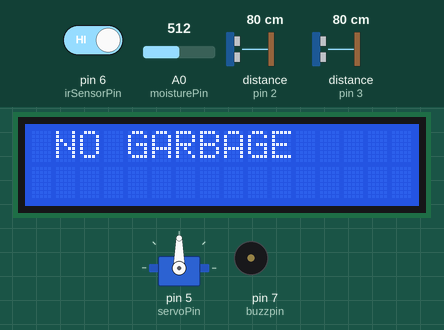
This sketch was run on a simulated Arduino Uno, built with avr-gcc and run on an emulated ATmega328P. Parts: servo, 16×2 character LCD, buzzer (waves = sounding, pin HIGH). The test bench sets the inputs (shaded band); at power-on: distance to the obstacle (sensors on pin 2, pin 3) 80 cm, pin 6 (irSensorPin) HIGH, A0 (moisturePin) = 512. The echo pulse lasts 58.3 µs per cm; what the sketch prints to the serial monitor is not drawn.

Above: at 6.6 s.
6.7 s: distance to the obstacle (sensor on pin 2) set to 7 cm
9.5 s: distance to the obstacle (sensor on pin 2) set to 4 cm
At 12.9 s:
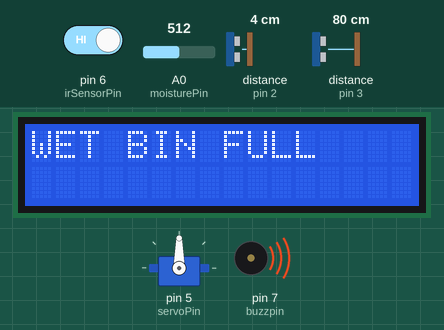
14.6 s: pin 6 (irSensorPin) driven LOW
At 18.8 s:
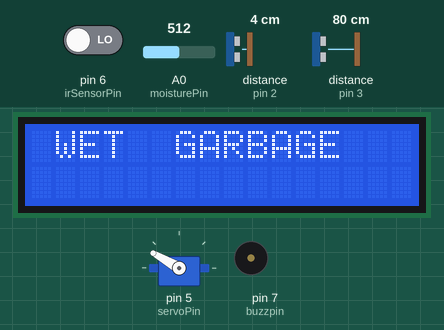
20.5 s: distance to the obstacle (sensor on pin 3) set to 7 cm
22.9 s: distance to the obstacle (sensor on pin 3) set to 4 cm
At 25.9 s:
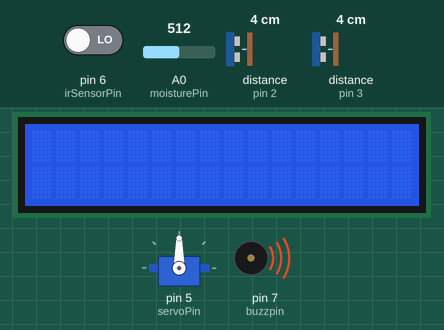
28.8 s: A0 (moisturePin) set to 783
34.7 s: A0 (moisturePin) set to 808
At 41.0 s:
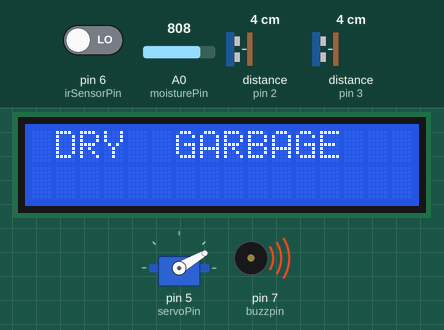
Timing chart, 0 to 41.6 s (numbered marks = the images above; inputs shaded):
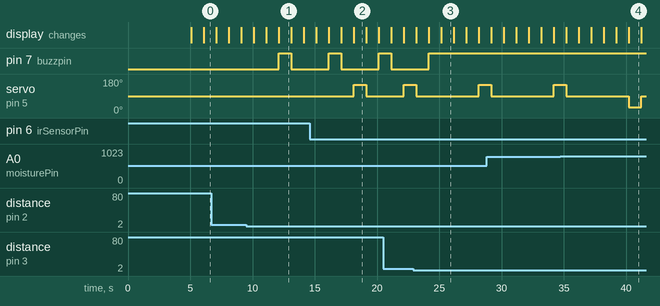

Measured:
- the behaviour switches between 6 and 5 cm on distance to the obstacle (sensor on pin 2) (found by bisection; images 0 and 1)
- the behaviour switches between 6 and 5 cm on distance to the obstacle (sensor on pin 3) (found by bisection; images 2 and 3)
- the behaviour switches between 799 and 800 on A0 (moisturePin) (found by bisection; images 3 and 4)
- after the input at 9.5 s, pin 7 (buzzpin): LOW → HIGH after 2.6 s, → LOW 1.0 s later; the display: first differs from a run without the input after 2.6 s (image 1)
- after the input at 14.6 s, servo on pin 5 (servoPin): 90° → 150° after 3.5 s, → 90° 1.0 s later; the display: first differs from a run without the input after 3.5 s (image 2)
- after the input at 22.9 s, pin 7 (buzzpin): goes on until 24.2 s, then stays HIGH
- after the input at 34.7 s, the display: first differs from a run without the input after 5.5 s (image 4)

The sketch:

code.ino
```cpp
#include <Servo.h>
#include <LiquidCrystal.h>
#include <Ultrasonic.h>

LiquidCrystal lcd(8,9,10,11,12,13);//RS,EN,D4,D5,D6,D7
int moisturePin = A0;     // moisture sensor pin
int irSensorPin = 6;     // IR sensor pin
int servoPin = 5;       // servo motor pin
int buzzpin = 7;       // buzzer pin

Ultrasonic ultrasonic1(1, 2);  //1 trigPin, 2 echoPin ultarsonic wet bin
Ultrasonic ultrasonic2(4, 3); //3 trigopin, 4 echopin ultarsoinc dry bin

Servo myServo;

void setup()
{
  Serial.begin(9600);

  myServo.attach(servoPin, 600, 2300); // (pin, min, max)
  myServo.write(90);

  pinMode(moisturePin, INPUT);  //Moisture sensor Analog input
  pinMode(irSensorPin, INPUT); // IR sensor Digital input

  pinMode(buzzpin, OUTPUT); // buzzer output pin


  lcd.begin(16,2); //initializing LCD
  lcd.setCursor(0,0);
  lcd.print("Automatic Waste");
  lcd.setCursor(0,1);
  lcd.print("Segregation sys");
  delay(5000);
  lcd.clear();

}

void loop() {
  int moistureValue = analogRead(moisturePin);  // read moisture sensor value
  int irValue = digitalRead(irSensorPin);  // read IR sensor value

  if (moistureValue < 800 && irValue == LOW ) {  // if the waste is wet
  delay(1000);                // wait for 1 seconds
    lcd.setCursor(0,0);
    lcd.print(" WET  GARBAGE");       //lcd indicates the garbage is wet
    Serial.println("WET  GARBAGE");
    myServo.write(150);                // rotate servo to one side for wet waste
  delay(1000);                      // wait for 1 seconds
    myServo.write(90);               //Servomoto initial position
    lcd.clear();
}

  else if (irValue == LOW) {  // if the waste is dry
  delay(1000);                // wait for 1 seconds
    lcd.setCursor(0,0);
    lcd.print(" DRY  GARBAGE");      //lcd indicates the garbage is dry
    Serial.println("DRY  GARBAGE");
    myServo.write(30);                // rotate servo to the other side for dry waste
    delay(1000);                     // wait for 1 seconds
    myServo.write(90);              //Servomoto initial position
    lcd.clear();

  }
  else{                             // if the no waste present
  delay(1000);                      // wait for 1 seconds
    lcd.setCursor(0,0);
    lcd.print(" NO GARBAGE ");       //lcd indicates the no garbage
    Serial.print("NO GARBAGE");
    myServo.write(90);             //Servomoto initial position
  delay(1000);
    lcd.clear();
  }

   // Bin level Mesurement Using ultra sonic

  Serial.print("Sensor 01: ");
  Serial.print(ultrasonic1.read()); //serialy prints the distance
  Serial.println("cm");

  int ultarsonic1 = ultrasonic1.read();
  if(ultarsonic1 <= 5){// When the the distance below 5cm
    delay(1000);
      digitalWrite(buzzpin, HIGH); // buzzer beeps
      lcd.setCursor(0,0);
      lcd.print("WET BIN FULL");
      Serial.print("WET BIN FULL");
    delay(1000);
      lcd.clear();
  }
  else{
    digitalWrite(buzzpin, LOW);
  }

  Serial.print("Sensor 02: ");
  Serial.print(ultrasonic2.read()); //serialy prints the distance
  Serial.println("cm");

  int ultarsonic2 = ultrasonic2.read();
  if(ultarsonic2 <= 5){// When the the distance below 5cm
    delay(1000);
      digitalWrite(buzzpin, HIGH); // buzzer beeps
      lcd.setCursor(0,0);
      lcd.print("DRY BIN FULL");
      Serial.print("DRY BIN FULL");
    delay(1000);
      lcd.clear();
  }
  else{
    digitalWrite(buzzpin, LOW);
  }
}
```
